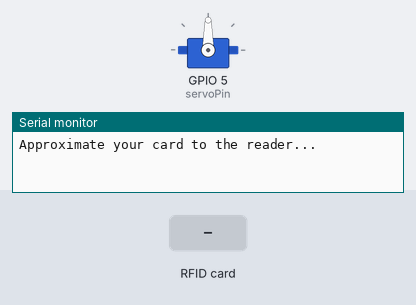
The sketch below on a simulated ESP32. On the bench: servo, the last lines printed to the serial monitor. The test bench sets the inputs (shaded band).

Above: at 1.2 s.
1.3 s: RFID card 8A 22 29 80 held to the reader
At 1.38 s:
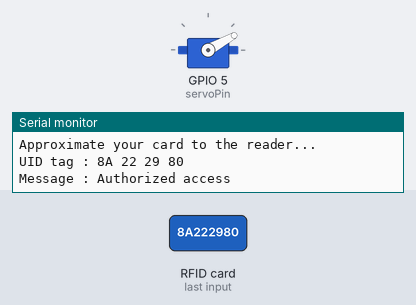
At 4.8 s:
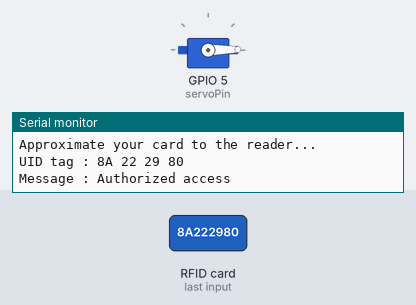
Timing chart, 0 to 6.3 s (numbered marks = the images above; inputs shaded):
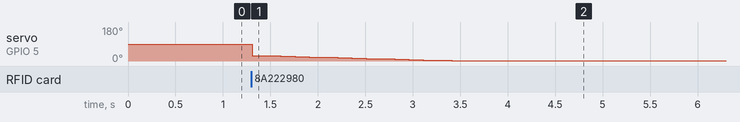

The sketch:

esp32-RFID-120123.ino
```cpp
#include <SPI.h>
#include <MFRC522.h>
#include <ESP32Servo.h>

Servo myservo;
#define SS_PIN 6 // D4
#define RST_PIN 2  //D0
MFRC522 mfrc522(SS_PIN, RST_PIN);
#define LIMIT_PIN D7 // D7 normally closed limit switch connected here
int servoPin = 5; // D3
int pos = 29;


///website https://randomnerdtutorials.com/security-access-using-mfrc522-rfid-reader-with-arduino/
// wiring fromleft to right (sda sck mosi miso) (gnd rst 3.3) (grey purple blue green, yellow orange red)
// (for sda sck mosi miso) (grey in D4, purple D8, blu D10 green D9)


void setup()
{
  Serial.begin(115200);
  SPI.begin();
  pinMode(LIMIT_PIN, INPUT);


  mfrc522.PCD_Init();   // Initiate MFRC522
  Serial.println("Approximate your card to the reader...");

  // Allow allocation of all timers
  ESP32PWM::allocateTimer(0);
  ESP32PWM::allocateTimer(1);
  ESP32PWM::allocateTimer(2);
  ESP32PWM::allocateTimer(3);
  myservo.setPeriodHertz(50);    // standard 50 hz servo
  myservo.attach(servoPin, 780, 2740); //
  // using default min/max of 1000us and 2000us
  // different servos may require different min/max settings
  // for an accurate 0 to 180 sweep
  // FOR MG996 not a full 180 sweep only 130... pos divide and enlarge by 0.70
}
void loop()
{
  digitalWrite(LIMIT_PIN, HIGH); //immediately, keeps 5v to avoid any premature activation, when this button press and reads GND is only in while loop
  // Look for new cards
  if ( ! mfrc522.PICC_IsNewCardPresent())
  {
    return;
  }
  // Select one of the cards
  if ( ! mfrc522.PICC_ReadCardSerial())
  {
    return;
  }
  //Show UID on serial monitor
  Serial.print("UID tag :");
  String content= "";
  byte letter;
  for (byte i = 0; i < mfrc522.uid.size; i++)
  {
     Serial.print(mfrc522.uid.uidByte[i] < 0x10 ? " 0" : " ");
     Serial.print(mfrc522.uid.uidByte[i], HEX);
     content.concat(String(mfrc522.uid.uidByte[i] < 0x10 ? " 0" : " "));
     content.concat(String(mfrc522.uid.uidByte[i], HEX));
  }
  Serial.println();
  Serial.print("Message : ");
  content.toUpperCase();
  if (content.substring(1) == "8A 22 29 80") //change here the UID of the card/cards that you want to give access
  {
    Serial.println("Authorized access");
    Serial.println();

  for (pos = 29; pos >= 0; pos -= 2) { // tell servo , servo goes from 0 to 21 degrees
    // in steps of 1 degree
    myservo.write(pos);    // tell servo to go to position in variable 'pos'
    delay(150);             // waits 15ms for the servo to reach the position
  }
  // critical below there is delay between when cat touches rfid to when cat activats plate/limit switch
  // so to prevent from closing immediately give ample delay
  delay(100000); //10sec delay
    while (digitalRead(LIMIT_PIN) == HIGH) {
    Serial.println("Kitten still eating 0_0 do not close! !");
    delay(5000); // wait 5 seconds and try again
    }


  for (pos = 0; pos <= 29; pos += 5) { // goes from 30 degrees to 0 degrees
    myservo.write(pos);
    delay(15);
  }
  }

 else   {
    Serial.println(" Access denied");
    delay(3000);
  }

}
```

Measured:
- after the input at 1.3 s, servo on GPIO 5 (servoPin): moves from 90° to 1° over 2.1 s, starting at once
